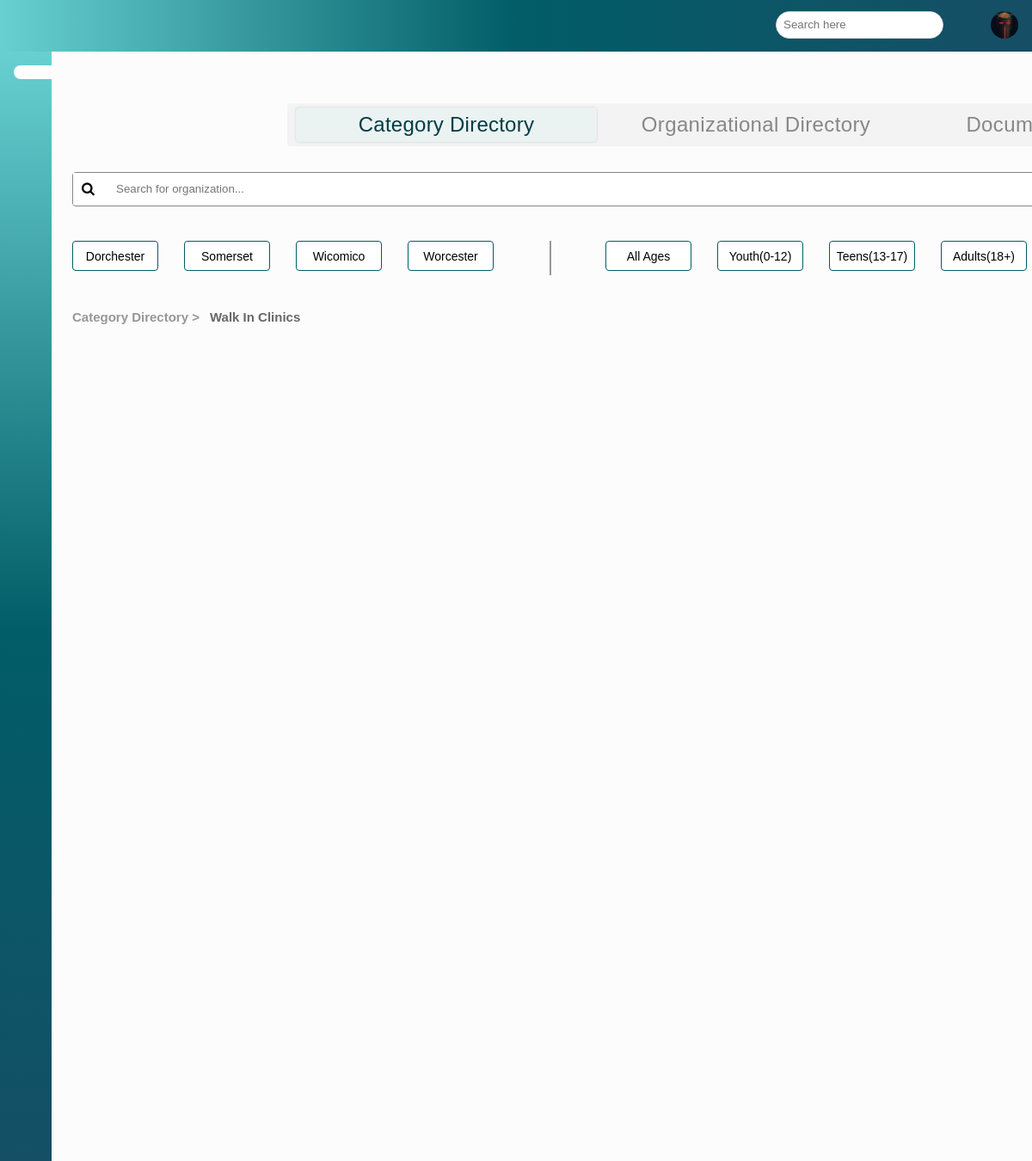
The app's page /sub_directory/32/32 (signed in) with its own data.
### app/models.py (models this page shows, shortened)
class Account(AbstractBaseUser, PermissionsMixin):
    username = models.CharField(max_length=30, unique=True)
    email = models.EmailField(verbose_name="email", max_length=60, unique=True)
    avatar = models.ImageField(null=True, blank=True, upload_to='profile_pics')
    bgColor = models.CharField(max_length=10, null=True, blank=True)
    first_name = models.CharField(max_length=30, blank=False, null=False)
    middle_name = models.CharField(max_length=30, blank=True, null=True)
    last_name = models.CharField(max_length=30, blank=False, null=False)
    date_joined = models.DateTimeField(
        verbose_name='date joined', auto_now_add=True)
    last_login = models.DateTimeField(verbose_name='last login', auto_now=True)
    is_admin = models.BooleanField(default=False)
    is_active = models.BooleanField(default=True)
    is_staff = models.BooleanField(default=False)
    is_superuser = models.BooleanField(default=False)
    is_client = models.BooleanField(default=True)
    is_online = models.BooleanField(default=False)
    is_caseworker = models.BooleanField(default=False)
    has_caseworker = models.BooleanField(default=False)
    USERNAME_FIELD = 'username'
    REQUIRED_FIELDS = ['email', 'password', ]
    objects = MyAccountManager()

class SubDirectory(models.Model):
    name = models.CharField(max_length=50, unique=True)
    description = models.CharField(max_length=200)
    subdirectory_organization = models.ManyToManyField(
        Organizations, blank=True, related_name="organizations")
    """"Function to add an organization to a subdirectory"""

### app/decorators.py (the view)
        def wrapper_func(request, *args, **kwargs):
            if request.user.groups.filter(name__in=allowed_roles).exists():
                return view_func(request, *args, **kwargs)
            else:
                return HttpResponseRedirect('/')
            return view_func(request, *args, **kwargs)

### app/context_processors.py (called while the page is built)
def site_user(request):
    background = BgInfo.objects.all()
    userlist = []
    for backs in background:
        userlist.append(backs.user_id)
    return {'background': background, 'userlist': userlist,}

### app/templatetags/project_templates.py (called while the page is built)
@register.filter(name='has_group')
def has_group(user, group_name):
    group = Group.objects.get(name=group_name)
    print(group)
    return True if group in user.groups.all() else False

### app/views.py (called while the page is built)
@login_required(login_url='login')
@allowed_user(allowed_roles=['caseworker'])
def sub_directory(request, pk, option):
    try:
        directory = SubDirectory.objects.filter(id=pk)
    except SubDirectory.DoesNotExist:
        directory = None
    organizations = Organizations.objects.all()
    myFilter1 = subDirectoryFilter(request.GET, queryset=directory)
    directories = myFilter1.qs
    myFilter2 = organizationFilter(request.GET, queryset=organizations)
    organizations = myFilter2.qs
    context = {
        'directories': directories,
        'organizations': organizations,
        'myFilter1': myFilter1,
        'myFilter2': myFilter2,
        'option': option,
        }
    return render(request, 'app/subdirectory.html', context)

### app/templates/app/subdirectory.html (shortened to what this page needs)
﻿{% extends 'app/format.html' %}
{% block header2 %}
    <a href="{% url 'fulldirectory' %}" class="active">
    </a>
{% endblock %}
{% block content %}
{% load static %}
{% load project_templates %}
<head>
    <link rel="stylesheet" href="https://cdn.jsdelivr.net/npm/bootstrap-icons@1.5.0/font/bootstrap-icons.css">
    <link href='https://api.mapbox.com/mapbox-gl-js/v2.3.0/mapbox-gl.css' rel='stylesheet' />
</head>
<body>
    <div class="directoryBar"></div>
    <a href="{% url 'fulldirectory' %}" class="fullActive">Category Directory</a>
    <a href="{% url 'orgdirectory' %}" class="orgHidden">Organizational Directory</a>
    <a href="{% url 'documentdirectory' %}" class="fileHidden">Documents Directory</a>
    <div class="searchbarcontainer">
        <input type="text" placeholder="Search for organization..." class="searchbar" id="searchbar" onkeyup="filterorgsFunction()">
        <i class="fa fa-search" aria-hidden="true" id="searchBarIcon"></i>
    </div>
    <div class="location-dorchester">Dorchester</div>
    <div class="location-somerset">Somerset</div>
    <div class="location-wicomico">Wicomico</div>
    <div class="location-worcester">Worcester</div>
    <div class="break-location"></div>
    <div class="elig-all">All Ages</div>
    <div class="elig-youth">Youth(0-12)</div>
    <div class="elig-teens">Teens(13-17)</div>
    <div class="elig-adults">Adults(18+)</div>
    <a href="{% url 'fulldirectory' %}" class="dirPath">Category Directory ></a>
    {% for directory in directories %}
        <div class="subPath">{{ directory.name }}</div>
    {% endfor %}
</body>
{% endblock %}

### app/templates/app/format.html (shortened to what this page needs)
﻿<!DOCTYPE html>
{% load static %}
{% load project_templates %}
<html lang="en" xmlns="http://www.w3.org/1999/xhtml">
<head>
    <link rel="stylesheet" href="https://maxst.icons8.com/vue-static/landings/line-awesome/line-awesome/1.3.0/css/line-awesome.min.css">
    <link href="https://cdnjs.cloudflare.com/ajax/libs/font-awesome/4.7.0/css/font-awesome.css" type="text/css" rel="stylesheet">
    <link rel="stylesheet" href="{% static 'app/content/format.css' %}" />
</head>
<body>
<div class="sidebar">
  <div class="sidebar-menu">
      <ul>
          <li>
              {% block header2 %}
              {% endblock %}
          </li>
      </ul>
  </div>
</div>
<header class="dash-header">
<div id="leftside">
  <div class="search-wrapper">
      <input type="search" placeholder="Search here" />
  </div>
    <div class="dropdown">
      <div class="user-wrapper">
        <div class="user-wrapper">
          <a href="{% url 'profile' %}"><div class="profile-pic-wrapper" data-username="{{user.username}}" data-bgcolor="{{user.bgColor}}">
            {% if user.avatar %}
            <img class="profile-pic" src="{{user.avatar.url}}">
            {% endif %}
          </div></a>
      </div>
  </div>
</div>
</div>
</header>
    <div class="container">
        {% block content %}{% endblock %}
    </div>
</body>
</html>

### app/static/app/content/format.css (style rules this page uses)
* { margin: 0; padding: 0; box-sizing: border-box; list-style-type: none; text-decoration: none; font-family: effra, Helvetica; }
.sidebar { width: 60px; left: 0; top: 60px; height: 100%; background-image: linear-gradient(to bottom, #68D0D1, #015D67, #164E66); position: fixed; z-index: 10; }
.sidebar-menu li { width: 100%; padding-left: 1rem; margin-bottom: 1rem; }
.sidebar-menu a { display: block; color: #fff; font-size: 1.1rem; }
.sidebar-menu a.active { background: #FFF; right: 10px; padding-top: .5rem; padding-bottom: .5rem; border-radius: 30px 0px 0px 30px; color: #68D0D1; }
.dash-header { display: flex; padding: .8rem 1rem; background-image: linear-gradient(to right, #68D0D1, #015D67, #164E66); height: 60px; width: 100%; top: 0; z-index: 10; position: fixed; right: 0; }
.search-wrapper { position: relative; border: 1px solid #ccc; border-radius: 30px; height: 32px; display: flex; align-items: center; overflow-x: hidden; background-color: #fff; right: 25px; }
.search-wrapper input { height: 100%; padding: .5rem; border: none; outline: none; }
.user-wrapper { position: relative; display: flex; align-items: center; padding-left: 5px; right: 10px; margin-left: 20px; }
#leftside { display: flex; justify-content: flex-end; margin-left: 78%; }
.dropdown { display: inline-block; cursor: pointer; }
.container { position: absolute; left: 7%; top: 100px; overflow: visible; }
html, body { height: 110%; background: #FCFCFC; font-family: Effra, Helvetica; }
.profile-pic { max-width: 32px; max-height: 32px; width: 32px; height: 32px; white-space: normal; margin-right: 15px; border-radius: 50%; font-size: 16px; color: #fff; text-align: center; line-height: 150px; cursor: context-menu; overflow: hidden; justify-content: center; display: flex; align-items: center; }

### records on screen
Account: avatar (picture)
SubDirectory: name "Walk In Clinics"
